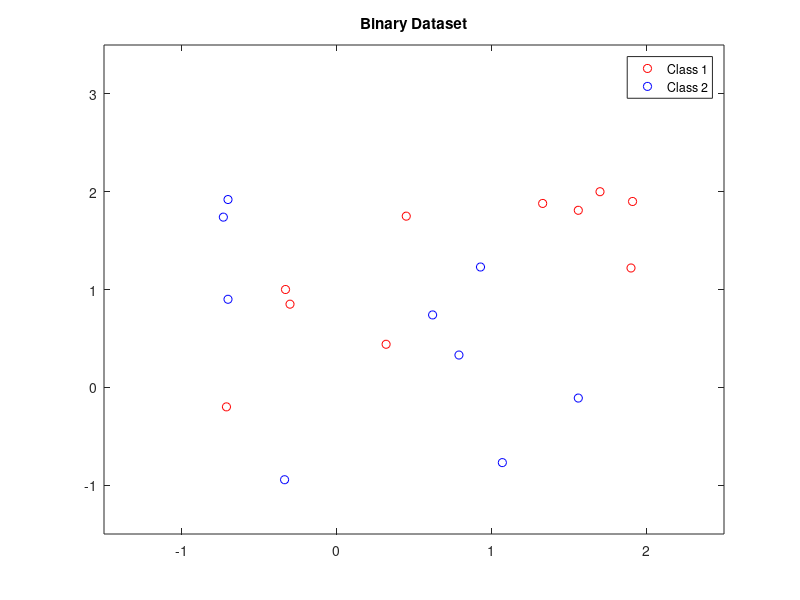

Reproduce this figure in MATLAB.
Inputs = [-0.329,1; -0.71,-0.2; 0.45,1.75; 0.32,0.44; -0.3,0.85;
          1.56,1.81; 1.7,2; 1.33,1.88; 1.9,1.22; 1.91,1.9;
          0.929,1.23; 0.79,0.33; -0.335,-0.945; 0.62,0.74; -0.7,0.9;
          1.56,-0.11; -0.7,1.92; -0.73,1.74; 1.07,-0.77; -1.91,0.9];
figure(1);
    plot(Inputs(1:10, 1),Inputs(1:10, 2), 'ro');
    hold on
    plot(Inputs(11:20, 1), Inputs(11:20, 2),'bo');
    hold on
    xlim([-1.5 2.5])
    ylim([-1.5 3.5])
    legend('Class 1', 'Class 2');
    title('Binary Dataset');
    print(gcf,'-dpng','C:\Users\Yunqing\Desktop\SEM2\fuzzy\Assignment1\Dataset2.png');
    hold off